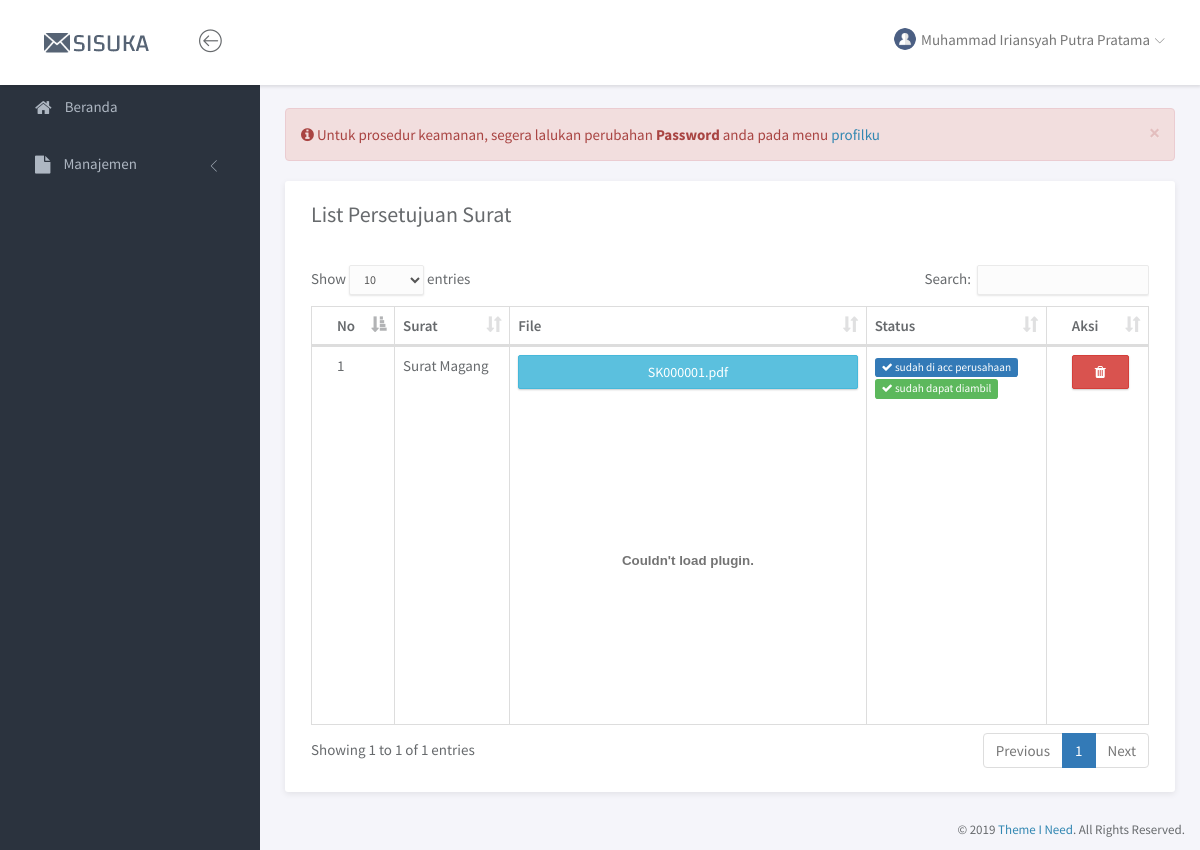
The page /index.php?page=persetujuansurat (signed in) on the database as committed earlier.
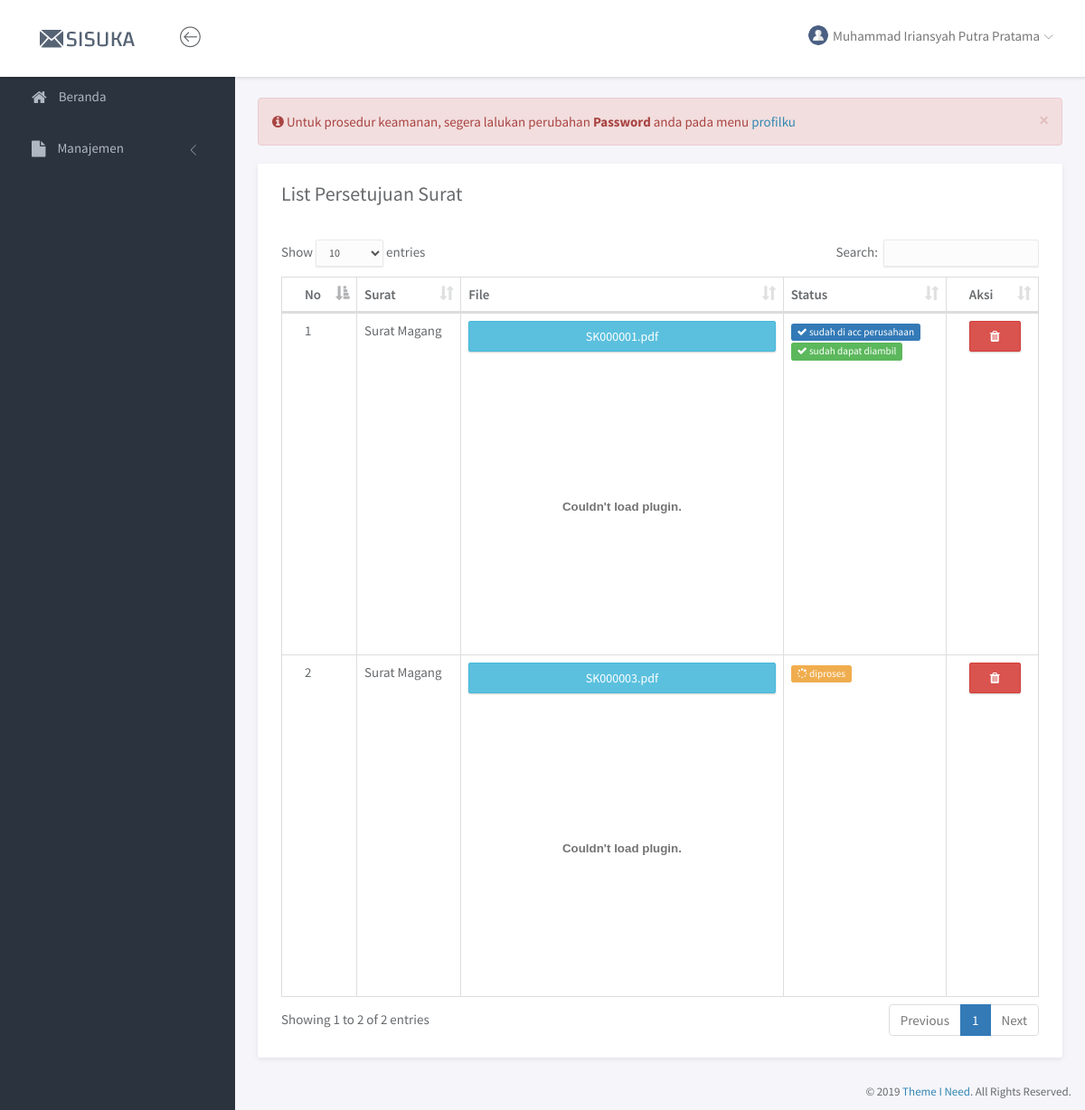
The same page on the database as committed later.
### tables this page shows
CREATE TABLE `tbl_suratkonfirmasi` (
  `id_suratkonfirmasi` varchar(15) NOT NULL,
  `id_kategori` varchar(15) NOT NULL,
  `status_surat` int(1) NOT NULL,
  `file_surat` text NOT NULL,
  `data` text NOT NULL,
  `created_at` date DEFAULT NULL,
  `acc_at` date DEFAULT NULL
);

CREATE TABLE `tbl_kategorisurat` (
  `id_kategori` varchar(15) NOT NULL,
  `nama` varchar(50) NOT NULL,
  `kode` varchar(5) NOT NULL,
  `file` text,
  `ket` text
);

### page/persetujuansurat/persetujuansurat.php (the view, shortened to what this page needs)
<div class="panel panel-headline">
    <div class="panel-heading">
        <div class="row">
            <div class="col-md-12">
                <div class="pull-left">
                    <h3 class="panel-title">List Persetujuan Surat</h3>
                </div>
            </div>
        </div>
    </div>
    <div class="panel-body">
        <div class="row">
            <div class="col-md-12">
                <div class="table-responsive">
                    <table class="table table-bordered example">
                        <thead>
                            <tr>
                                <th>No</th>
                                <th>Surat</th>
                                <th>File</th>
                                <th>Status</th>
                                <th>Aksi</th>
                            </tr>
                        </thead>
                        <tbody>
                            <?php
                            $no = 1;
                            $q = mysqli_query($conn, "SELECT * FROM tbl_suratkonfirmasi
                                                    JOIN tbl_kategorisurat ON tbl_suratkonfirmasi.id_kategori=tbl_kategorisurat.id_kategori");
                            while($data=mysqli_fetch_array($q)){
                                if (in_array($datauser['nim'], json_decode($data['data']))){
                                ?>
                                <tr>
                                    <td><?= $no ?></td>
                                    <td><?= $data['nama'] ?></td>
                                    <td><?= getFileSurat($data['file_surat']) ?></td>
                                    <td><?= getStatus($data['id_kategori'],$data['status_surat']) ?></td>
                                    <td>
                                    <a href="?page=persetujuansurathapus&id=<?= $data['id_suratkonfirmasi'] ?>&file=<?= $data['file_surat'] ?>" class="btn btn-danger" title="hapus"><i class="fa fa-trash"></i></a>
                                    </td>
                                </tr>
                            <?php $no++; }} ?>
                        </tbody>
                    </table>
                </div>
            </div>
        </div>
    </div>
</div>

### service.php (shortened to what this page needs)
<?php
$user       = $_SESSION['username'];
$role       = $_SESSION['role'];
if ($role == 1){
    $sql = mysqli_query($conn, "SELECT * FROM tbl_user WHERE username='$user'");
    $datauser = mysqli_fetch_array($sql);
    $nama = $datauser['username'];
    $photo = 'assets/img/admin.png';
} else {
    $sql = mysqli_query($conn, "SELECT * FROM tbl_mahasiswa WHERE nim='$user'");
    $datauser = mysqli_fetch_array($sql);
}
function getStatus($id,$params){
    if ($id == 'KSURAT002'){
        switch ($params) {
            case 2:
                $nil = '<span class="label label-warning"><i class="fa fa-spinner fa-pulse"></i> diproses</span>';
                break;
            case 3:
                $nil = '<span class="label label-primary"><i class="fa fa-check"></i> sudah di acc perusahaan</span><br>'.
                        '<span class="label label-success"><i class="fa fa-check"></i> sudah dapat diambil</span>';
            break;
        }
    }
    return $nil;
}
function getFileSurat($params){
    if(!empty($params)){
        $temp = '<a class="btn btn-info btn-block" href="file/surat/'.$params.'" target="_blank" title="lihat file">'.$params.'</a><br>';
        $temp .= '<embed src="file/surat/'.$params.'" type="application/pdf"   height="300px" width="100%">';
    } else {
        $temp = '<span class="label label-warning">belum ada file</span>';
    }
    return $temp;
}
function reminderChangePassword($role, $nim){
    include "lib/koneksi.php";
    $temp = '';
    if ($role == 2){
        $q = mysqli_query($conn, "SELECT * FROM tbl_mahasiswa WHERE nim='$nim'");
        $data = mysqli_fetch_array($q);
        if (strcmp($nim,$data['password']) == 0){
            $temp = '<div class="alert alert-danger alert-dismissible" role="alert">'.
                        '<button type="button" class="close" data-dismiss="alert" aria-label="Close"><span aria-hidden="true">×</span></button>'.
                        '<i class="fa fa-info-circle"></i> Untuk prosedur keamanan, segera lalukan perubahan <strong>Password</strong> anda pada menu <a href="?page=profil">profilku</a>'.
                    '</div>';
        }
    }
    return $temp;
}
?>

Rows that differ between the two databases and show on the page:
added tbl_suratkonfirmasi: id_kategori.nama "Surat Magang", file_surat "SK000003.pdf", status_surat 2 (drawn)
Other text that changed with them:
text written by a page script: "Show entries Search: Showing 1 to 1 of 1 entries Previous 1 Next" → "Show entries Search: Showing 1 to 2 of 2 entries Previous 1 Next"
